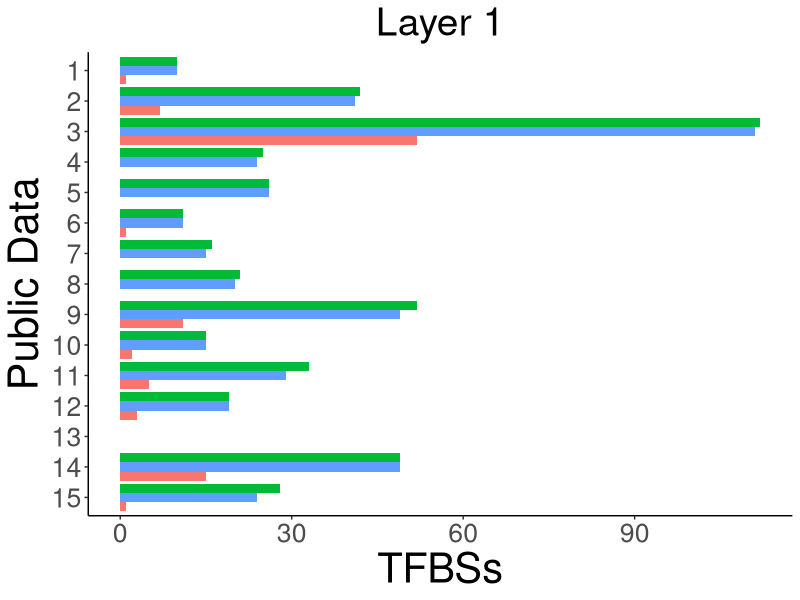

The R source for this figure:
library(ggplot2)
library(ggsci)

#levels(x$sample)

x <- data.frame(
    data   = c("1", "2", "3", "4", "5", "6", "7", "8", "9", "10", "11", "12", "13", "14", "15", "1", "2", "3", "4", "5", "6", "7", "8", "9", "10", "11", "12", "13", "14", "15", "1", "2", "3", "4", "5", "6", "7", "8", "9", "10", "11", "12", "13", "14", "15"),
    sample = c("Promoter","Promoter","Promoter","Promoter","Promoter","Promoter","Promoter","Promoter","Promoter","Promoter","Promoter","Promoter","Promoter","Promoter","Promoter","Enhancer","Enhancer","Enhancer","Enhancer","Enhancer","Enhancer","Enhancer","Enhancer","Enhancer","Enhancer","Enhancer","Enhancer","Enhancer","Enhancer","Enhancer","Promoter.Enhancer","Promoter.Enhancer","Promoter.Enhancer","Promoter.Enhancer","Promoter.Enhancer","Promoter.Enhancer","Promoter.Enhancer","Promoter.Enhancer","Promoter.Enhancer","Promoter.Enhancer","Promoter.Enhancer","Promoter.Enhancer","Promoter.Enhancer","Promoter.Enhancer","Promoter.Enhancer" ),
    number = c(1,7,52,0,0,1,0,0,11,2,5,3,0,15,1,10,41,111,24,26,11,15,20,49,15,29,19,0,49,24,10,42,112,25,26,11,16,21,52,15,33,19,0,49,28)
    )
    x$sample <- factor(x$sample, levels = unique(x$sample))

g <- ggplot(x, aes(x = data, y = number, fill = sample)) +
    geom_bar(stat = "identity", position = "dodge") +
    scale_x_discrete(limit=c('15','14','13','12','11','10','9','8','7','6','5','4','3','2','1')) +
    coord_flip() +
    labs(title = "Layer 1", x = "Public Data", y = "TFBSs", fill = "") +
    guides(fill = guide_legend(reverse = TRUE)) +
    scale_fill_manual(labels = c("Promoter", "Enhancer","Promoter/Enhancer"), values = c("#F8766D","#619CFF", "#00BA38")) +
    theme_classic() +
    theme(legend.position = "none")

g2 <- g +
      theme(plot.title = element_text(size = 28, hjust = 0.5), axis.title=element_text(size= 30), text = element_text(size = 24))
plot(g2)
